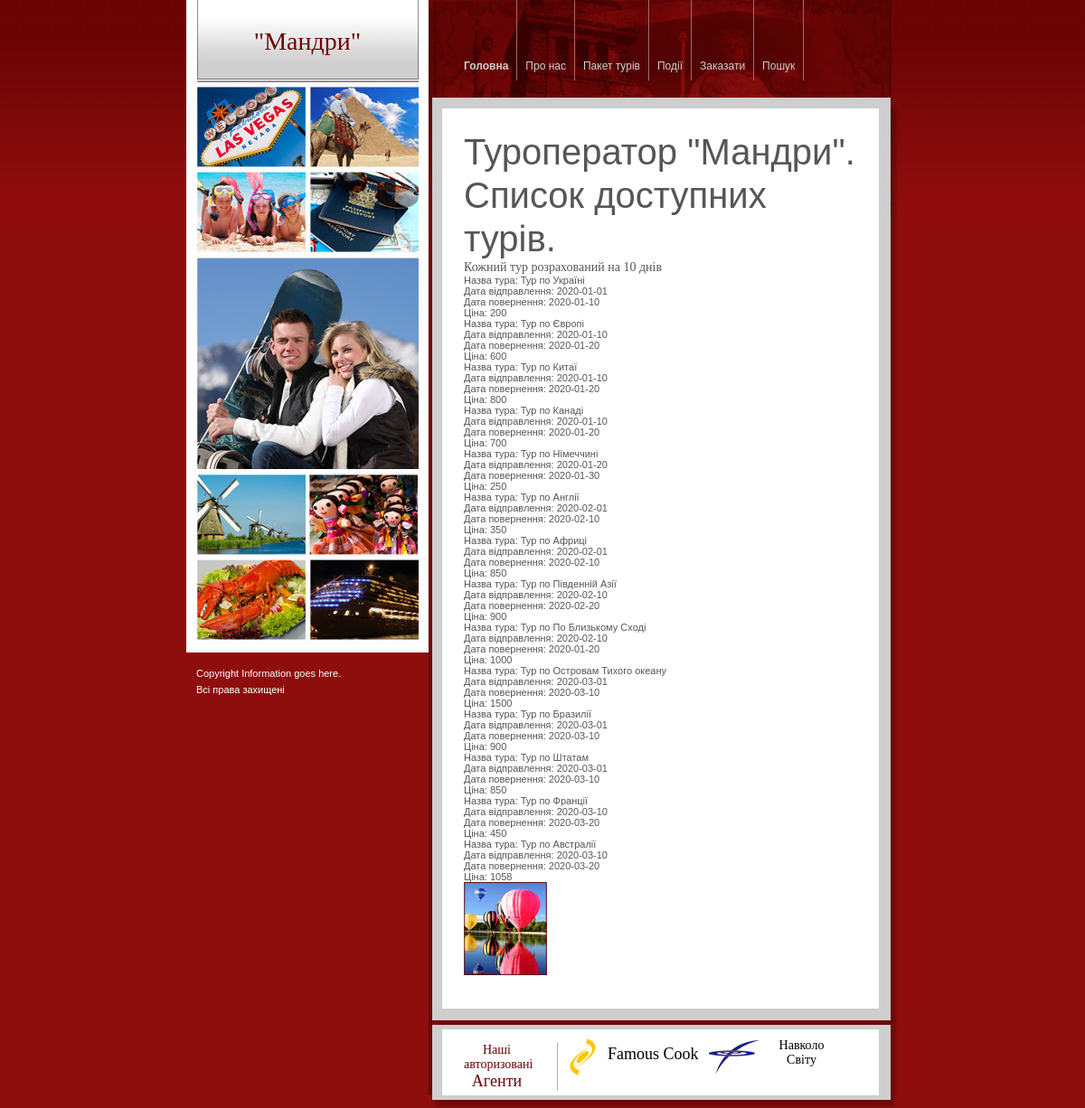
The app's page /tourlist.php with its own data.
### tables this page shows
CREATE TABLE Tours
					(Id INT NOT NULL PRIMARY KEY AUTO_INCREMENT,
					Name varCHAR(60) NOT NULL,
					Cod_Country INT NOT NULL REFERENCES Country(Id),
					DateVidprav date NOT NULL,
					DatePovern date NOT NULL,
					Price INT NOT NULL);

### tourlist.php (the view, shortened to what this page needs)
<!DOCTYPE html PUBLIC "-//W3C//DTD XHTML 1.0 Strict//EN"
	"http://www.w3.org/TR/xhtml1/DTD/xhtml1-strict.dtd">
<html xmlns="http://www.w3.org/1999/xhtml" xml:lang="en" lang="en">
<head>
  <link rel="stylesheet" href="https://stackpath.bootstrapcdn.com/bootstrap/4.5.0/css/bootstrap.min.css">
	<link rel="stylesheet" href="style.css" type="text/css" charset="utf-8" />
</head>
<body>
	<div id="wrapper">
  <div id="left">
    <h1> "Мандри"</h1>
    <div id="copyright">
      <p>Copyright Information goes here.</p>
      <p>Всі права захищені</p>
    </div>
  </div>
  <div id="right">
    <div id="nav">
      <ul>
        <li class="selected"><a href="index.php">Головна</a></li>
        <li><a href="index.php">Про нас</a></li>
        <li><a href="tourlist.php">Пакет турів</a></li>
        <li><a href="index.php">Події</a></li>
        <li><a href="offers.php">Заказати</a></li>
        <li><a href="search1.php">Пошук</a></li>
      </ul>
    </div>
    <div id="body">
      <div id="body-top">
        <div id="body-bot">
<div id = "list">
<H1> Туроператор "Мандри".</H1>
<H1> Cписок доступних турів.</H1>
<h2>Кожний тур розрахований на 10 днів</h2>
<?php
$servername = "localhost";
$username = "root";
$password = "";
$dbname = "turoperator";
$conn = new mysqli($servername, $username, $password, $dbname);
$sql = "SELECT Name, DateVidprav, DatePovern, Price FROM tours";
$result = $conn->query($sql);
if ($result->num_rows > 0) {
  while($row = $result->fetch_assoc()) {
    echo  "Назва тура: " . $row["Name"].    "<br> Дата відправлення: " . $row["DateVidprav"]. " <br> Дата повернення: " . $row["DatePovern"]. " <br>Ціна: " . $row["Price"]. "<br>";
  }
}  else {
  echo "0 results";
}
?>
</div>
<img src="images/travelagency_10.jpg" width="92" height="103" alt="Feel Good" class="left" />
          <div class="body-hr"> </div>
          <div id="footer">
            <div id="footer-1">
              Наші авторизовані  <strong>Агенти</strong>
            </div>
            <div id="footer-2">
              <img src="images/pic_2.gif" width="31" height="42" alt="Pic 2" class="left" />
              Famous Cook
            </div>
            <div id="footer-3">
              <img src="images/pic_3.gif" width="60" height="42" alt="Pic 3" class="left" />
              Навколо <br />
              Світу
            </div>
          </div>
        </div>
      </div>
    </div>
  </div>
</div>
</body>
</html>

### style.css (style rules this page uses)
html, body, h1, h2, h3, h4 { margin: 0; padding: 0; }
img { border: 0; }
a { color: #990000; font-weight: bold; text-decoration: none; }
.left { float: left; }
body { background: #8E0D0D url(images/page_bg.jpg) repeat-x; text-align: center; font: 11px arial, sans-serif; color: #565656; }
#wrapper { text-align: left; margin: auto; width: 788px; position: relative; }
#left { position: absolute; top: 0; left: 0; width: 268px; }
#right { position: absolute; top: 0; left: 268px; width: 520px; }
#left { background: url(images/logo.jpg) no-repeat; padding-top: 30px; }
#left h1 { text-align: center; font: 28px verdana, serif; color: #6C0505; height: 709px; }
#copyright { color: white; }
#copyright p { margin: 0 1em 0.5em 1em; }
#nav { background: url(images/header.jpg) no-repeat; height: 108px; }
#nav ul { margin: 0; padding: 0 0 0 30px; }
#nav li { float: left; border-right: 1px solid #A26A6B; padding: 66px 9px 9px 9px; list-style: none; }
#nav a { color: #CECECE; font: 12px arial, sans-serif; font-weight: normal; }
#nav .selected a { font-weight: bold; }
#body { background: url(images/body_bg.jpg) repeat-y; }
#body-top { background: url(images/body_top.jpg) no-repeat; }
#body-bot { background: bottom left url(images/body_bot.jpg) no-repeat; padding: 36px 39px 19px 39px; }
#body h2 { font: 14px "Times New Roman", serif; }
#body .left { margin: 0 26px 0 0; }
.body-hr { clear: both; height: 50px; background: bottom left url(images/body_hr.jpg) no-repeat; margin: 10px -39px; }
#footer-1 { float: left; width: 104px; padding-right: 30px; margin-top: 5px; border-right: 1px solid #ACACAC; font: 14px "times new roman", serif; color: #660505; text-align: center; }
#footer-1 strong { display: block; font-size: 18px; font-weight: normal; }
#footer-2 { float: left; width: 154px; margin-left: 12px; font: 18px "times new roman", serif; color: #000; line-height: 34px; }
#footer-2 .left { margin-right: 12px; }
#footer-3 { float: left; width: 135px; margin: 0; font: 14px "times new roman", serif; color: #000; text-align: center; }
#footer-3 .left { margin-right: 12px; }

### records on screen
tours: Name "Тур по Україні", DateVidprav "2020-01-01", DatePovern "2020-01-10", Price "200"
tours: Name "Тур по Європі", DateVidprav "2020-01-10", DatePovern "2020-01-20", Price "600"
tours: Name "Тур по Китаї", DateVidprav "2020-01-10", DatePovern "2020-01-20", Price "800"
tours: Name "Тур по Канаді", DateVidprav "2020-01-10", DatePovern "2020-01-20", Price "700"
tours: Name "Тур по Німеччині", DateVidprav "2020-01-20", DatePovern "2020-01-30", Price "250"
tours: Name "Тур по Англії", DateVidprav "2020-02-01", DatePovern "2020-02-10", Price "350"
tours: Name "Тур по Африці", DateVidprav "2020-02-01", DatePovern "2020-02-10", Price "850"
tours: Name "Тур по Південній Азії", DateVidprav "2020-02-10", DatePovern "2020-02-20", Price "900"
tours: Name "Тур по По Близькому Сході", DateVidprav "2020-02-10", DatePovern "2020-01-20", Price "1000"
tours: Name "Тур по Островам Тихого океану", DateVidprav "2020-03-01", DatePovern "2020-03-10", Price "1500"
tours: Name "Тур по Бразилії", DateVidprav "2020-03-01", DatePovern "2020-03-10", Price "900"
tours: Name "Тур по Штатам", DateVidprav "2020-03-01", DatePovern "2020-03-10", Price "850"
tours: Name "Тур по Франції", DateVidprav "2020-03-10", DatePovern "2020-03-20", Price "450"
tours: Name "Тур по Австралії", DateVidprav "2020-03-10", DatePovern "2020-03-20", Price "1058"
